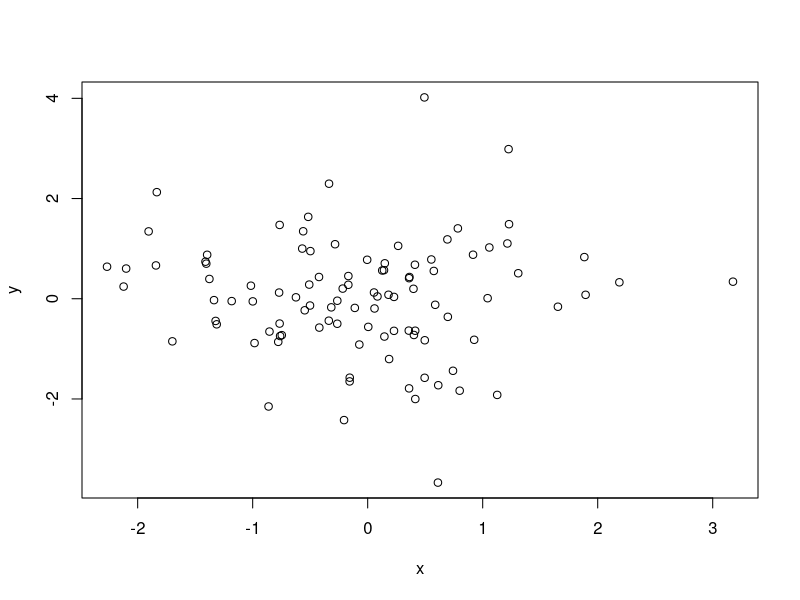
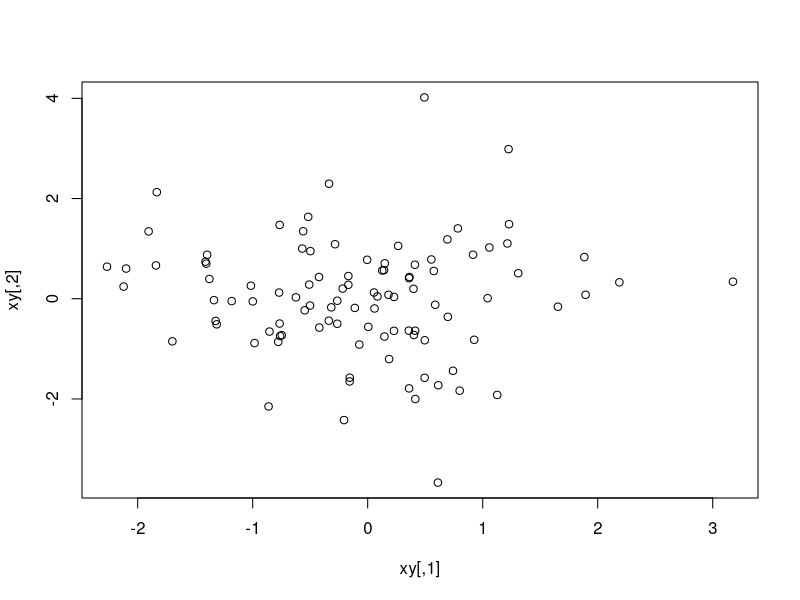
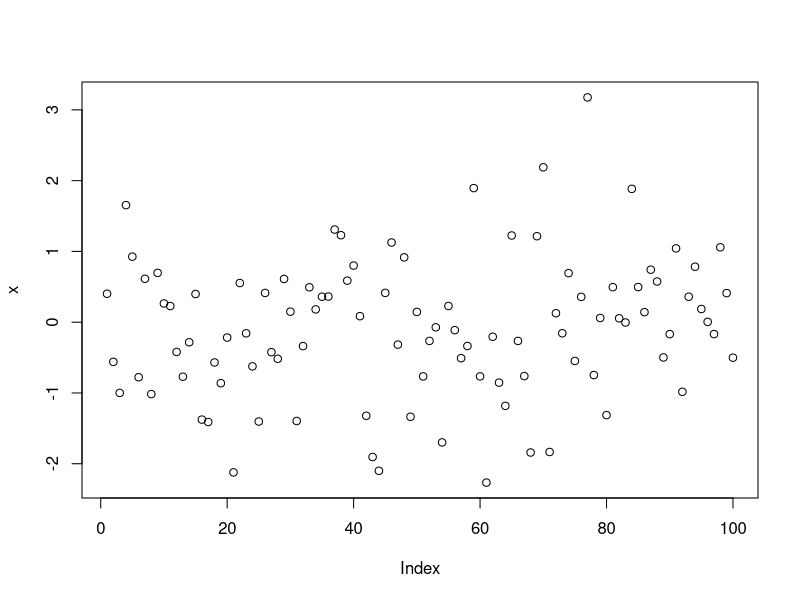
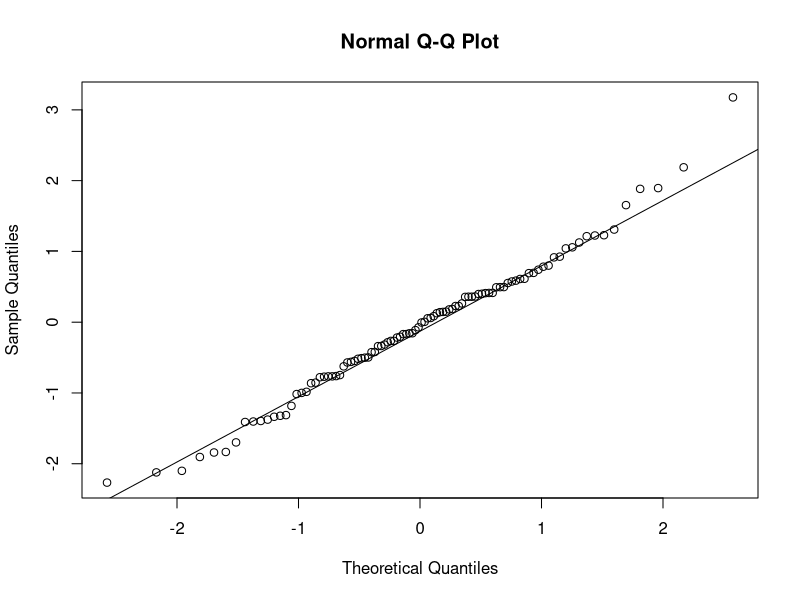
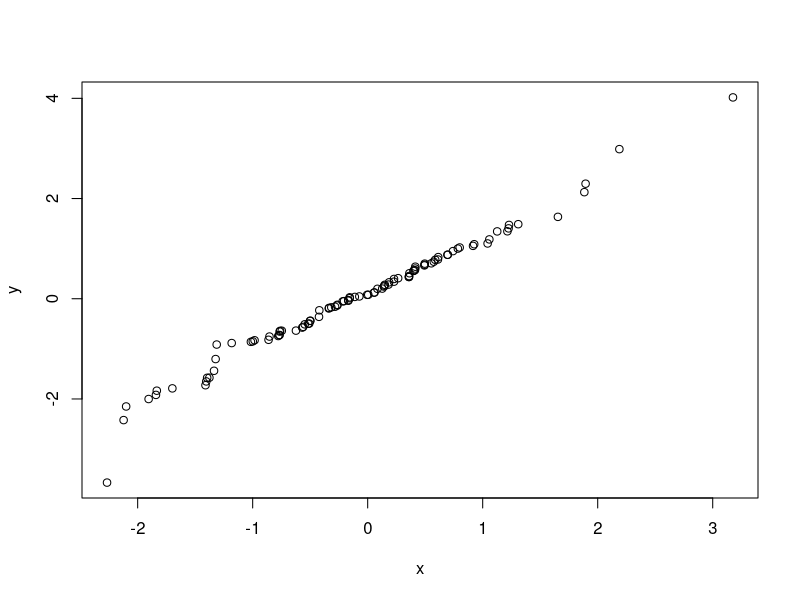
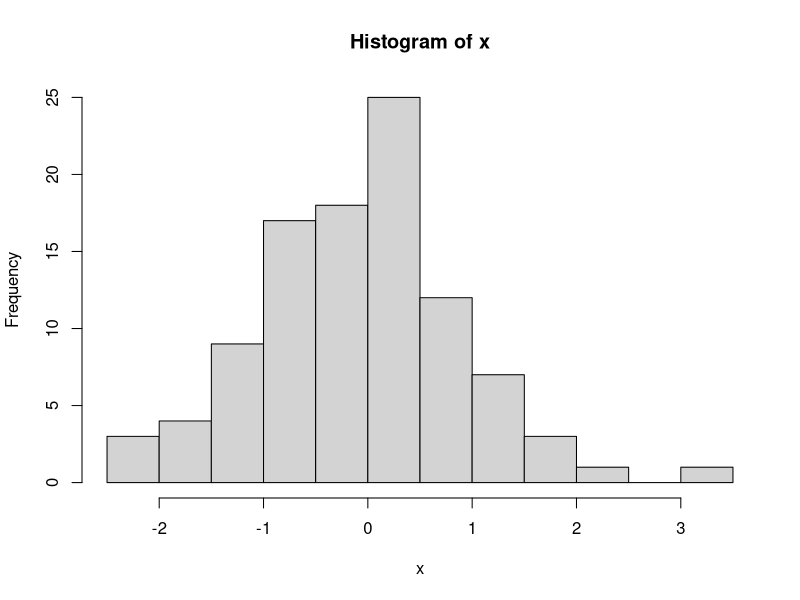

Reproduce these figures in R, in order. (Note: this script raises an error after producing the figures.)
# 12. Graphical procedures
# ------------------------

# 12.1 High-level plotting commands
# ---------------------------------

# 12.1.1 The plot() function
# --------------------------

# Plot two vectors against each other
x <- rnorm(100, 0, 1)
y <- rnorm(100, 0, 1)
plot(x, y)

# Plot the columns of a nx2 matrix against each other
xy <- matrix(c(x, y), nrow=100, ncol=2)
plot(xy)

# Plot the values of a vector against their index
plot(x)

# 12.1.3 Display graphics
# -----------------------

qqnorm(x)
qqline(x)
qqplot(x, y)

# Histograms
hist(x)
hist(x, nclass=n)
hist(x, breaks=b)

# dotcharts
dotchart(x, ...)

# 3D plots, contours and image plots
image(x, y, z, ...)
contour(x, y, z, ...)
persp(x, y, z, ...)
